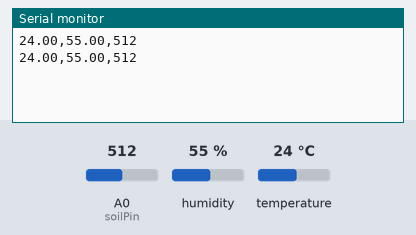
A sketch run on a simulated Arduino Uno, built with avr-gcc and run on an emulated ATmega328P. Shown: the last lines printed to the serial monitor. The inputs (shaded band) are chosen by the test bench; at power-on: humidity 55 %, A0 (soilPin) = 512, temperature 24 °C.

Above: at 2.8 s.
2.9 s: humidity set to 22 %
At 4.9 s:
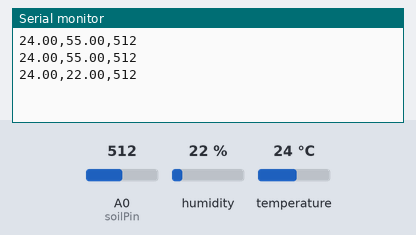
5.6 s: A0 (soilPin) set to 716
At 7.4 s:
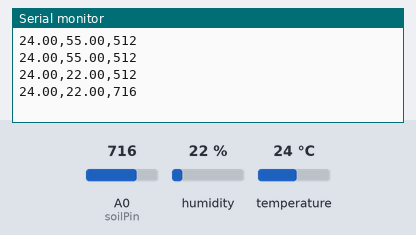
8.3 s: temperature set to 12 °C
At 10.8 s:
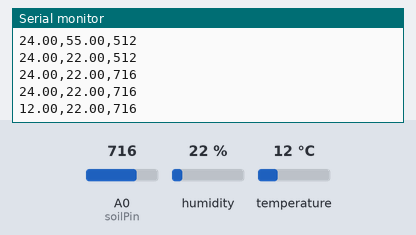
11.0 s: A0 (soilPin) set to 900
At 13.4 s:
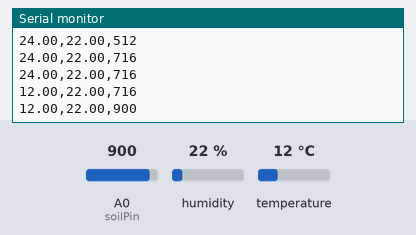
13.7 s: humidity set to 40 %
At 14.6 s:
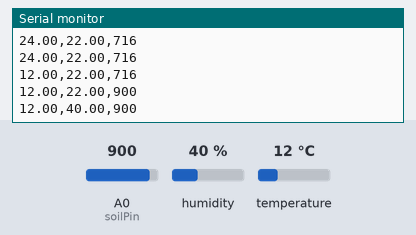
Timing chart, 0 to 16.7 s (numbered marks = the images above; inputs shaded):
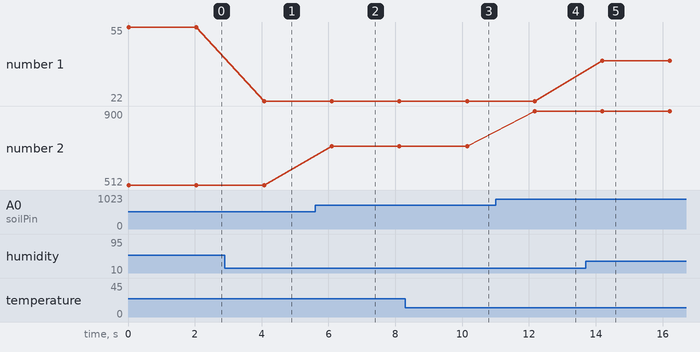

Measured:
- after the input at 2.9 s, the serial monitor: prints a new line after 1.2 s (image 1)
- after the input at 5.6 s, the serial monitor: prints a new line after 0.50 s (image 2)
- after the input at 8.3 s, the serial monitor: prints a new line after 1.8 s (image 3)
- after the input at 11.0 s, the serial monitor: prints a new line after 1.2 s (image 4)
- after the input at 13.7 s, the serial monitor: prints a new line after 0.49 s (image 5)
- plotted number 1: 55 → 22 after the input at 2.9 s, 22 → 40 after the input at 13.7 s
- plotted number 2: 512 → 716 after the input at 5.6 s, 716 → 900 after the input at 11.0 s

The sketch:

sensor_reading.ino.ino
```cpp
#include <DHT.h>

#define DHTPIN 2          // DHT sensor data pin is connected to digital pin 2
#define DHTTYPE DHT11     // Using DHT11

DHT dht(DHTPIN, DHTTYPE); // Create DHT object
const int soilPin = A0;   // Soil sensor is connected to analog pin A0

void setup() {
  Serial.begin(9600);     // Start serial communication with PC
  dht.begin();            // Start the DHT sensor
}

void loop() {
  float temperature = dht.readTemperature(); // in °C
  float humidity = dht.readHumidity();       // in %
  int soilValue = analogRead(soilPin);       // 0 = wet, 1023 = dry

  if (isnan(temperature) || isnan(humidity)) {
    Serial.println("Error reading DHT!");
    return;
  }

  // Print in format: temp,humidity,soil
  Serial.print(temperature);
  Serial.print(",");
  Serial.print(humidity);
  Serial.print(",");
  Serial.println(soilValue);

  delay(2000); // Wait 2 seconds before next reading
}
```
